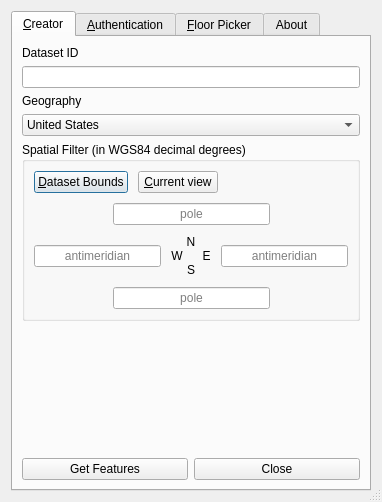
<?xml version="1.0" encoding="UTF-8"?>
<ui version="4.0">
 <class>MyQPluginDialogBase</class>
 <widget class="QDialog" name="MyQPluginDialogBase">
  <property name="geometry">
   <rect>
    <x>0</x>
    <y>0</y>
    <width>378</width>
    <height>498</height>
   </rect>
  </property>
  <property name="sizePolicy">
   <sizepolicy hsizetype="Expanding" vsizetype="Preferred">
    <horstretch>0</horstretch>
    <verstretch>0</verstretch>
   </sizepolicy>
  </property>
  <property name="windowTitle">
   <string>Azure Maps</string>
  </property>
  <property name="sizeGripEnabled">
   <bool>true</bool>
  </property>
  <layout class="QVBoxLayout" name="verticalLayout">
   <item>
    <widget class="QTabWidget" name="tabWidget">
     <property name="minimumSize">
      <size>
       <width>360</width>
       <height>480</height>
      </size>
     </property>
     <property name="tabShape">
      <enum>QTabWidget::Rounded</enum>
     </property>
     <property name="currentIndex">
      <number>0</number>
     </property>
     <property name="tabsClosable">
      <bool>false</bool>
     </property>
     <property name="movable">
      <bool>false</bool>
     </property>
     <property name="tabBarAutoHide">
      <bool>false</bool>
     </property>
     <widget class="QWidget" name="privateMapsTab">
      <attribute name="title">
       <string>&amp;Creator</string>
      </attribute>
      <layout class="QVBoxLayout" name="verticalLayout_7">
       <item>
        <widget class="QLabel" name="label_5">
         <property name="text">
          <string>Dataset ID</string>
         </property>
        </widget>
       </item>
       <item>
        <widget class="QLineEdit" name="datasetId">
         <property name="frame">
          <bool>true</bool>
         </property>
         <property name="placeholderText">
          <string/>
         </property>
         <property name="clearButtonEnabled">
          <bool>true</bool>
         </property>
        </widget>
       </item>
       <item>
        <widget class="QLabel" name="label_4">
         <property name="text">
          <string>Geography</string>
         </property>
        </widget>
       </item>
       <item>
        <widget class="QComboBox" name="geographyDropdown">
         <item>
          <property name="text">
           <string>United States</string>
          </property>
         </item>
         <item>
          <property name="text">
           <string>Europe</string>
          </property>
         </item>
        </widget>
       </item>
       <item>
        <widget class="QGroupBox" name="groupBox_3">
         <property name="sizePolicy">
          <sizepolicy hsizetype="Expanding" vsizetype="Fixed">
           <horstretch>0</horstretch>
           <verstretch>0</verstretch>
          </sizepolicy>
         </property>
         <property name="title">
          <string>Spatial Filter (in WGS84 decimal degrees)</string>
         </property>
         <layout class="QVBoxLayout" name="verticalLayout_6">
          <property name="spacing">
           <number>10</number>
          </property>
          <item>
           <layout class="QHBoxLayout" name="horizontalLayout_7">
            <item>
             <widget class="QPushButton" name="allExtentButton">
              <property name="text">
               <string>&amp;Dataset Bounds</string>
              </property>
             </widget>
            </item>
            <item>
             <widget class="QPushButton" name="currentExtentButton">
              <property name="text">
               <string>&amp;Current view</string>
              </property>
             </widget>
            </item>
            <item>
             <spacer name="horizontalSpacer">
              <property name="orientation">
               <enum>Qt::Horizontal</enum>
              </property>
              <property name="sizeHint" stdset="0">
               <size>
                <width>40</width>
                <height>20</height>
               </size>
              </property>
             </spacer>
            </item>
           </layout>
          </item>
          <item>
           <layout class="QVBoxLayout" name="verticalLayout_5">
            <item>
             <layout class="QHBoxLayout" name="horizontalLayout_9" stretch="1,2,1">
              <item>
               <spacer name="horizontalSpacer_3">
                <property name="orientation">
                 <enum>Qt::Horizontal</enum>
                </property>
                <property name="sizeHint" stdset="0">
                 <size>
                  <width>40</width>
                  <height>20</height>
                 </size>
                </property>
               </spacer>
              </item>
              <item>
               <widget class="QLineEdit" name="extentNorth">
                <property name="text">
                 <string/>
                </property>
                <property name="alignment">
                 <set>Qt::AlignCenter</set>
                </property>
                <property name="placeholderText">
                 <string>pole</string>
                </property>
               </widget>
              </item>
              <item>
               <spacer name="horizontalSpacer_2">
                <property name="orientation">
                 <enum>Qt::Horizontal</enum>
                </property>
                <property name="sizeHint" stdset="0">
                 <size>
                  <width>40</width>
                  <height>20</height>
                 </size>
                </property>
               </spacer>
              </item>
             </layout>
            </item>
            <item>
             <layout class="QHBoxLayout" name="horizontalLayout_8">
              <item>
               <widget class="QLineEdit" name="extentWest">
                <property name="text">
                 <string/>
                </property>
                <property name="alignment">
                 <set>Qt::AlignCenter</set>
                </property>
                <property name="placeholderText">
                 <string>antimeridian</string>
                </property>
               </widget>
              </item>
              <item>
               <widget class="QLabel" name="label">
                <property name="text">
                 <string>N
W      E
S</string>
                </property>
                <property name="alignment">
                 <set>Qt::AlignCenter</set>
                </property>
               </widget>
              </item>
              <item>
               <widget class="QLineEdit" name="extentEast">
                <property name="text">
                 <string/>
                </property>
                <property name="alignment">
                 <set>Qt::AlignCenter</set>
                </property>
                <property name="placeholderText">
                 <string>antimeridian</string>
                </property>
               </widget>
              </item>
             </layout>
            </item>
            <item>
             <layout class="QHBoxLayout" name="horizontalLayout_10" stretch="1,2,1">
              <item>
               <spacer name="horizontalSpacer_4">
                <property name="orientation">
                 <enum>Qt::Horizontal</enum>
                </property>
                <property name="sizeHint" stdset="0">
                 <size>
                  <width>40</width>
                  <height>20</height>
                 </size>
                </property>
               </spacer>
              </item>
              <item>
               <widget class="QLineEdit" name="extentSouth">
                <property name="text">
                 <string/>
                </property>
                <property name="alignment">
                 <set>Qt::AlignCenter</set>
                </property>
                <property name="placeholderText">
                 <string>pole</string>
                </property>
               </widget>
              </item>
              <item>
               <spacer name="horizontalSpacer_5">
                <property name="orientation">
                 <enum>Qt::Horizontal</enum>
                </property>
                <property name="sizeHint" stdset="0">
                 <size>
                  <width>40</width>
                  <height>20</height>
                 </size>
                </property>
               </spacer>
              </item>
             </layout>
            </item>
           </layout>
          </item>
         </layout>
        </widget>
       </item>
       <item>
        <spacer name="verticalSpacer_3">
         <property name="orientation">
          <enum>Qt::Vertical</enum>
         </property>
         <property name="sizeHint" stdset="0">
          <size>
           <width>20</width>
           <height>0</height>
          </size>
         </property>
        </spacer>
       </item>
       <item>
        <layout class="QHBoxLayout" name="horizontalLayout_6">
         <item>
          <widget class="QPushButton" name="getFeaturesButton">
           <property name="text">
            <string>Get Features</string>
           </property>
           <property name="default">
            <bool>false</bool>
           </property>
          </widget>
         </item>
         <item>
          <widget class="QPushButton" name="closeButton">
           <property name="text">
            <string>Close</string>
           </property>
          </widget>
         </item>
        </layout>
       </item>
      </layout>
     </widget>
     <widget class="QWidget" name="authTab">
      <attribute name="title">
       <string>&amp;Authentication</string>
      </attribute>
      <layout class="QVBoxLayout" name="verticalLayout_4">
       <item>
        <widget class="QRadioButton" name="skButton">
         <property name="text">
          <string>Use Shared Key authentication</string>
         </property>
         <property name="checked">
          <bool>true</bool>
         </property>
        </widget>
       </item>
       <item>
        <widget class="QLabel" name="label_3">
         <property name="text">
          <string>Key (NOTE: Stored on local disk in plain text!)</string>
         </property>
         <property name="indent">
          <number>25</number>
         </property>
        </widget>
       </item>
       <item>
        <widget class="QLineEdit" name="sharedKey">
         <property name="styleSheet">
          <string notr="true">QLineEdit#sharedKey { margin-left: 25px }</string>
         </property>
         <property name="echoMode">
          <enum>QLineEdit::PasswordEchoOnEdit</enum>
         </property>
         <property name="clearButtonEnabled">
          <bool>true</bool>
         </property>
        </widget>
       </item>
       <item>
        <spacer name="verticalSpacer_2">
         <property name="orientation">
          <enum>Qt::Vertical</enum>
         </property>
         <property name="sizeHint" stdset="0">
          <size>
           <width>20</width>
           <height>165</height>
          </size>
         </property>
        </spacer>
       </item>
       <item>
        <layout class="QHBoxLayout" name="horizontalLayout_3">
         <item>
          <widget class="QPushButton" name="getFeaturesButton_2">
           <property name="text">
            <string>Get Features</string>
           </property>
          </widget>
         </item>
        </layout>
       </item>
      </layout>
     </widget>
     <widget class="QWidget" name="FloorPickerWidget">
      <attribute name="title">
       <string>&amp;Floor Picker</string>
      </attribute>
      <layout class="QVBoxLayout" name="verticalLayout_2">
       <item>
        <widget class="QGroupBox" name="groupBox_2">
         <property name="sizePolicy">
          <sizepolicy hsizetype="Preferred" vsizetype="Fixed">
           <horstretch>0</horstretch>
           <verstretch>0</verstretch>
          </sizepolicy>
         </property>
         <property name="title">
          <string>Floor Picker</string>
         </property>
         <layout class="QHBoxLayout" name="horizontalLayout">
          <item>
           <widget class="QLabel" name="label_2">
            <property name="text">
             <string>Floor ordinal</string>
            </property>
           </widget>
          </item>
          <item>
           <widget class="QComboBox" name="floorPicker"/>
          </item>
         </layout>
        </widget>
       </item>
       <item>
        <spacer name="verticalSpacer">
         <property name="orientation">
          <enum>Qt::Vertical</enum>
         </property>
         <property name="sizeType">
          <enum>QSizePolicy::Expanding</enum>
         </property>
         <property name="sizeHint" stdset="0">
          <size>
           <width>20</width>
           <height>40</height>
          </size>
         </property>
        </spacer>
       </item>
      </layout>
     </widget>
     <widget class="QWidget" name="aboutTab">
      <property name="acceptDrops">
       <bool>false</bool>
      </property>
      <attribute name="title">
       <string>About</string>
      </attribute>
      <widget class="QLabel" name="about_azuremapsIcon">
       <property name="geometry">
        <rect>
         <x>20</x>
         <y>40</y>
         <width>100</width>
         <height>100</height>
        </rect>
       </property>
       <property name="sizePolicy">
        <sizepolicy hsizetype="Preferred" vsizetype="Preferred">
         <horstretch>0</horstretch>
         <verstretch>0</verstretch>
        </sizepolicy>
       </property>
       <property name="text">
        <string/>
       </property>
       <property name="textFormat">
        <enum>Qt::PlainText</enum>
       </property>
       <property name="pixmap">
        <pixmap resource="resources.qrc">:/plugins/azure_maps/icon-circle.png</pixmap>
       </property>
       <property name="scaledContents">
        <bool>true</bool>
       </property>
      </widget>
      <widget class="QLabel" name="about_azuremapsText">
       <property name="geometry">
        <rect>
         <x>140</x>
         <y>65</y>
         <width>191</width>
         <height>51</height>
        </rect>
       </property>
       <property name="font">
        <font>
         <family>Segoe UI Semibold</family>
         <pointsize>40</pointsize>
         <weight>75</weight>
         <bold>true</bold>
        </font>
       </property>
       <property name="text">
        <string>&lt;html&gt;&lt;head/&gt;&lt;body&gt;&lt;p&gt;&lt;span style=&quot; font-size:28pt; color:#1e74bd;&quot;&gt;Azure&lt;/span&gt;&lt;span style=&quot; font-size:28pt; color:#0aadd1;&quot;&gt;Maps&lt;/span&gt;&lt;/p&gt;&lt;/body&gt;&lt;/html&gt;</string>
       </property>
      </widget>
      <widget class="QLabel" name="about_versionLabel">
       <property name="geometry">
        <rect>
         <x>140</x>
         <y>120</y>
         <width>191</width>
         <height>16</height>
        </rect>
       </property>
       <property name="font">
        <font>
         <family>Segoe UI Semibold</family>
         <pointsize>8</pointsize>
         <weight>75</weight>
         <bold>true</bold>
        </font>
       </property>
       <property name="text">
        <string>Version 1.4.5 Experimental</string>
       </property>
       <property name="alignment">
        <set>Qt::AlignRight|Qt::AlignTrailing|Qt::AlignVCenter</set>
       </property>
      </widget>
      <widget class="QLabel" name="about_documentationLink">
       <property name="geometry">
        <rect>
         <x>30</x>
         <y>220</y>
         <width>200</width>
         <height>20</height>
        </rect>
       </property>
       <property name="font">
        <font>
         <family>Segoe UI</family>
         <pointsize>10</pointsize>
         <weight>50</weight>
         <bold>false</bold>
        </font>
       </property>
       <property name="text">
        <string>&lt;html&gt;&lt;head/&gt;&lt;body&gt;&lt;p&gt;&lt;a href=&quot;https://aka.ms/am-qgis-plugin&quot;&gt;&lt;span style=&quot; text-decoration: underline; color:#0000ff;&quot;&gt;QGIS Plugin Documentation&lt;/span&gt;&lt;/a&gt;&lt;/p&gt;&lt;/body&gt;&lt;/html&gt;</string>
       </property>
       <property name="openExternalLinks">
        <bool>true</bool>
       </property>
      </widget>
      <widget class="QLabel" name="aboutFeedbackLink">
       <property name="geometry">
        <rect>
         <x>30</x>
         <y>250</y>
         <width>200</width>
         <height>20</height>
        </rect>
       </property>
       <property name="font">
        <font>
         <family>Segoe UI</family>
         <pointsize>12</pointsize>
         <weight>50</weight>
         <bold>false</bold>
        </font>
       </property>
       <property name="text">
        <string>&lt;html&gt;&lt;head/&gt;&lt;body&gt;&lt;p&gt;&lt;a href=&quot;https://feedback.azure.com/forums/909172-azure-maps&quot;&gt;&lt;span style=&quot; font-size:10pt; font-weight:400; text-decoration: underline; color:#0000ff;&quot;&gt;Product Feedback&lt;/span&gt;&lt;/a&gt;&lt;/p&gt;&lt;/body&gt;&lt;/html&gt;</string>
       </property>
       <property name="openExternalLinks">
        <bool>true</bool>
       </property>
      </widget>
      <widget class="QLabel" name="about_stackoverflowLink">
       <property name="geometry">
        <rect>
         <x>30</x>
         <y>280</y>
         <width>200</width>
         <height>20</height>
        </rect>
       </property>
       <property name="font">
        <font>
         <family>Segoe UI</family>
         <pointsize>12</pointsize>
        </font>
       </property>
       <property name="text">
        <string>&lt;html&gt;&lt;head/&gt;&lt;body&gt;&lt;p&gt;&lt;a href=&quot;https://stackoverflow.com/questions/tagged/azure-maps/&quot;&gt;&lt;span style=&quot; font-size:10pt; text-decoration: underline; color:#0000ff;&quot;&gt;Stack Overflow&lt;/span&gt;&lt;/a&gt;&lt;/p&gt;&lt;/body&gt;&lt;/html&gt;</string>
       </property>
       <property name="openExternalLinks">
        <bool>true</bool>
       </property>
      </widget>
     </widget>
    </widget>
   </item>
  </layout>
 </widget>
 <resources/>
 <connections/>
</ui>
